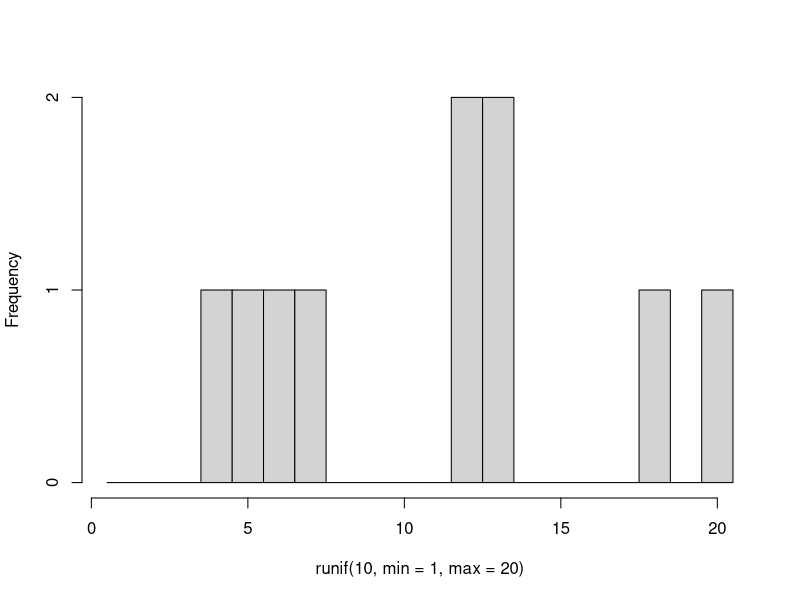
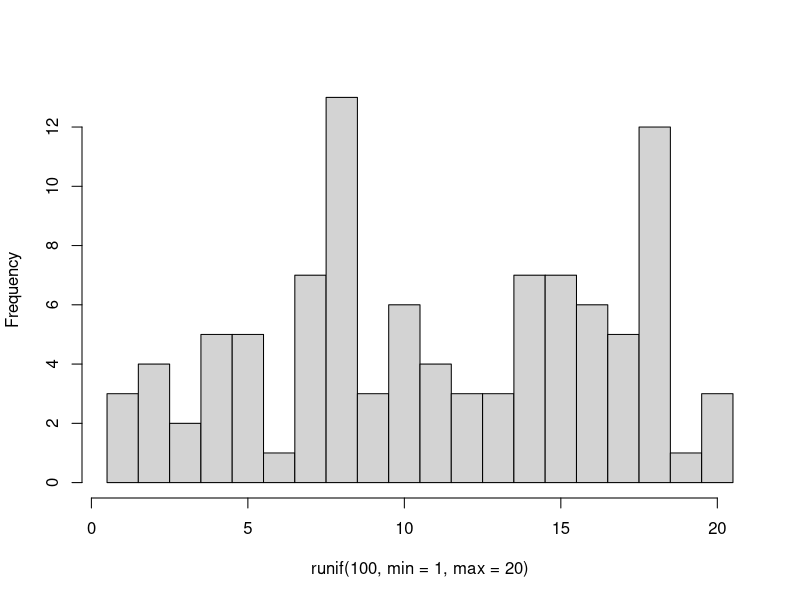
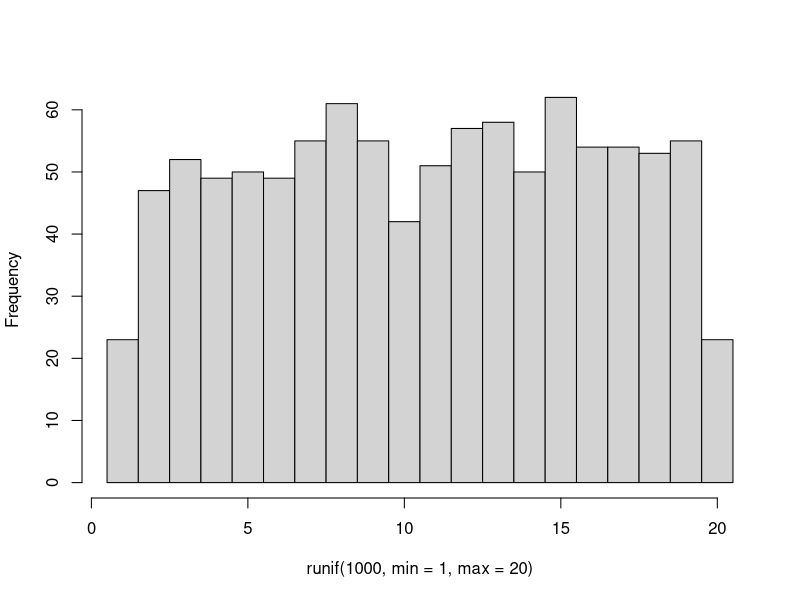
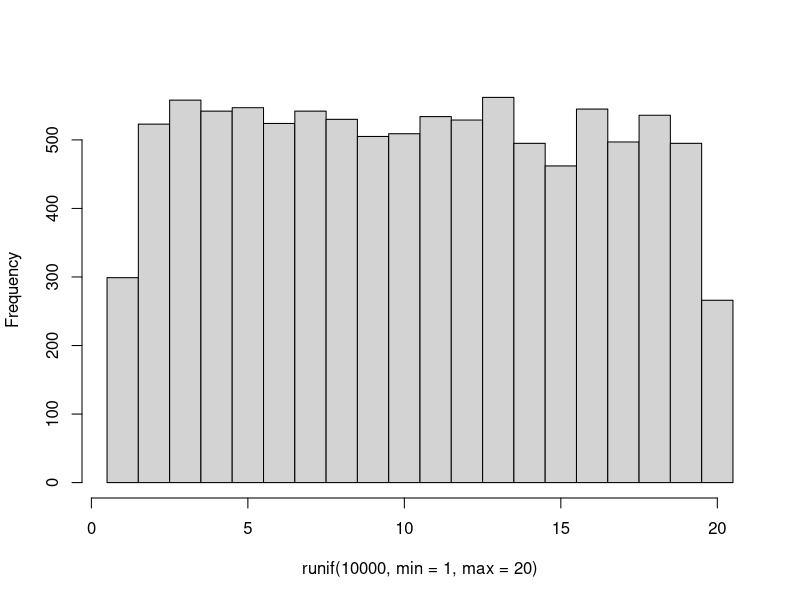
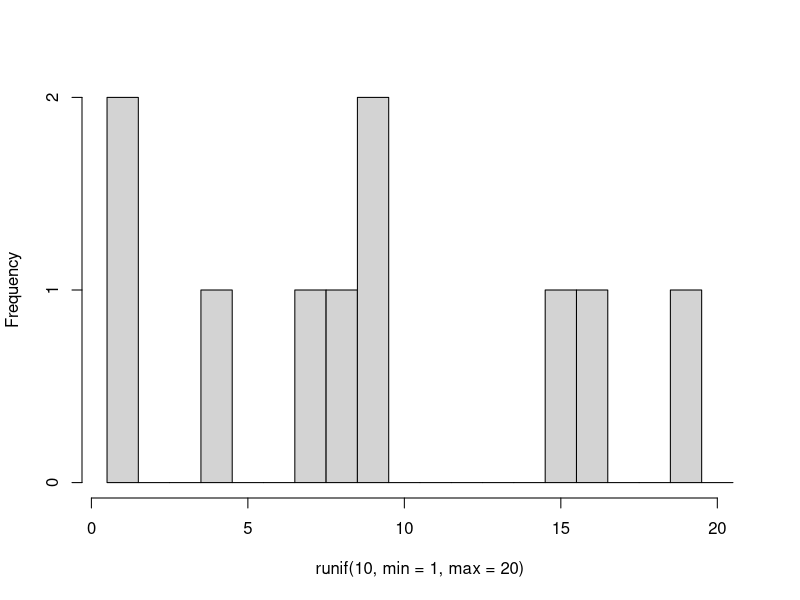
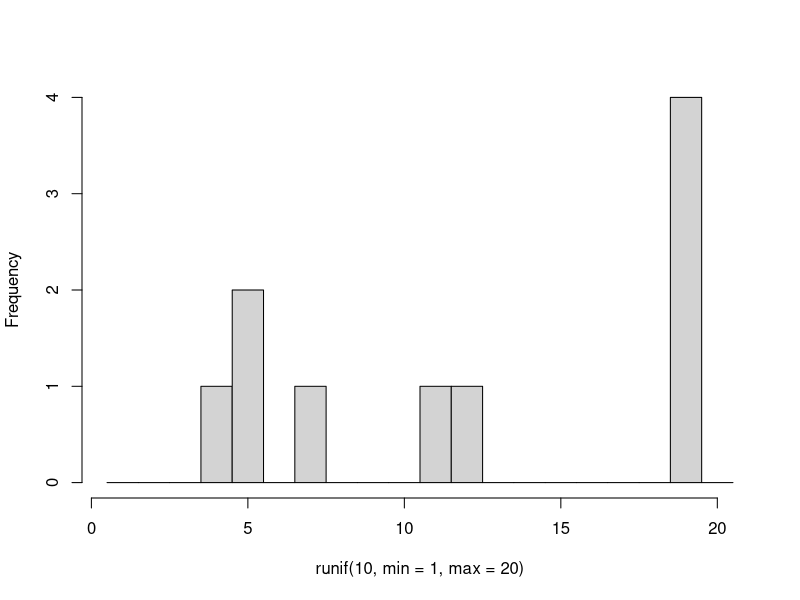
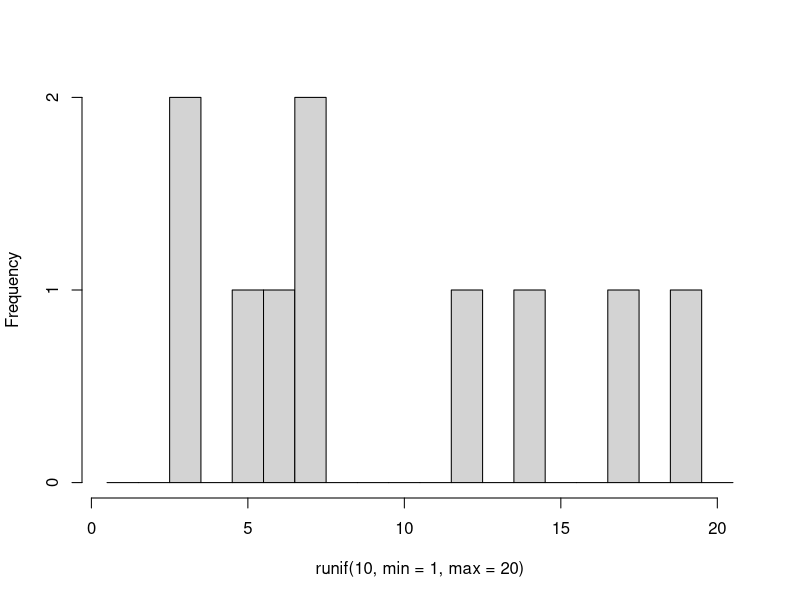
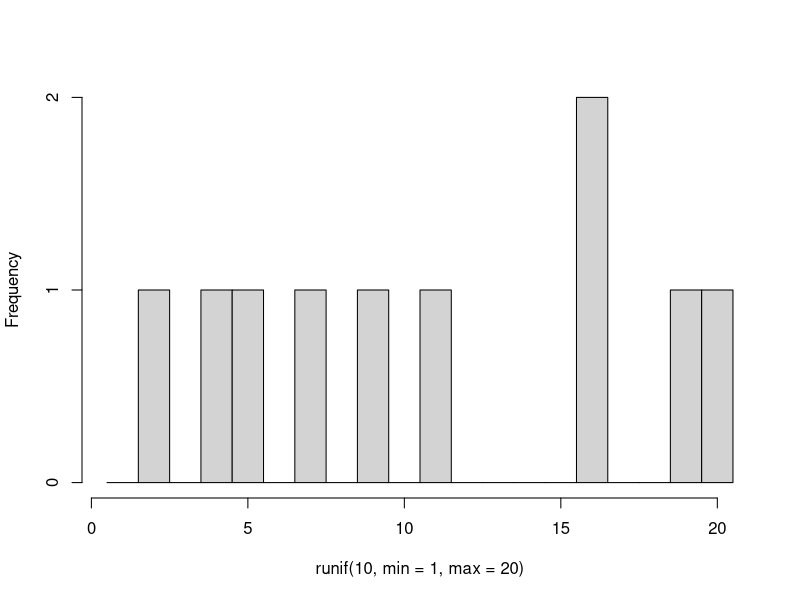

These figures' R source, in order:
## ---- chunk 1

runif(1)

runif(10)

## ---- chunk 2

runif(1, min = 6, max = 9)

runif(10, min = 4, max = 20)

## ---- chunk 3

floor(runif(1, min = 1, max = 6))

## ---- chunk 4
#| layout-ncol: 2
#| fig-cap: 
#|   - "10 rolls"
#|   - "100 rolls"
#|   - "1000 rolls" 
#|   - "10000 rolls"
#| echo: false

hist(runif(10, min = 1, max = 20), breaks = seq(from = 0.5, to = 20.5), main = NULL)
hist(runif(100, min = 1, max = 20), breaks = seq(from = 0.5, to = 20.5), main = NULL)
hist(runif(1000, min = 1, max = 20), breaks = seq(from = 0.5, to = 20.5), main = NULL)
hist(runif(10000, min = 1, max = 20), breaks = seq(from = 0.5, to = 20.5), main = NULL)

## ---- chunk 5
#| layout-ncol: 5
#| echo: false

for (i in seq_along(1:10)) {
  hist(runif(10, min = 1, max = 20), breaks = seq(from = 0.5, to = 20.5), main = NULL)
}

## ---- chunk 6

rnorm(5)

rnorm(5, mean = 50, sd = 5)

## ---- chunk 7
#| layout-ncol: 2
#| fig-cap: 
#|   - "10 draws"
#|   - "100 draws"
#|   - "1000 draws" 
#|   - "10000 draws"
#| echo: false

hist(rnorm(10, mean = 50, sd = 5), main = NULL)
hist(rnorm(100, mean = 50, sd = 5), main = NULL)
hist(rnorm(1000, mean = 50, sd = 5), main = NULL)
hist(rnorm(10000, mean = 50, sd = 5), main = NULL)

## ---- chunk 8
#| layout-ncol: 5
#| echo: false

for (i in seq_along(1:10)) {
  hist(rnorm(50, mean = 50, sd = 5), main = NULL)
}

